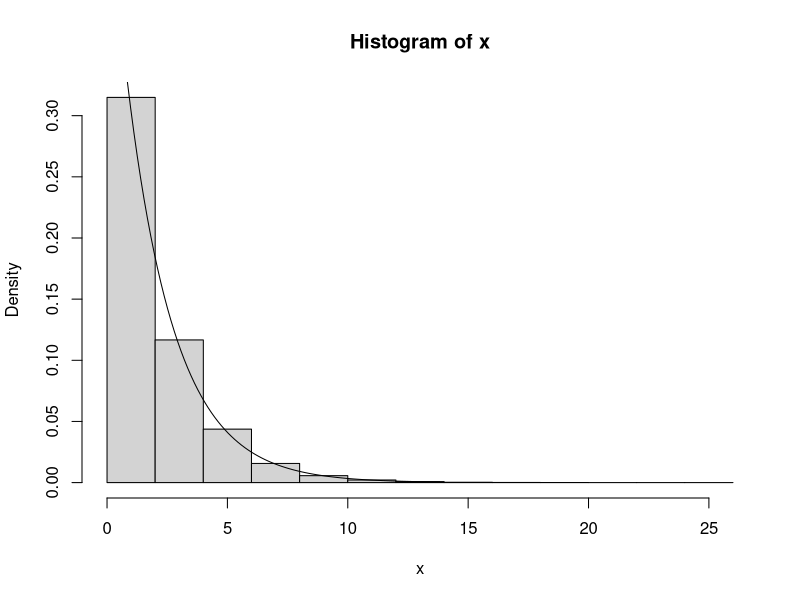
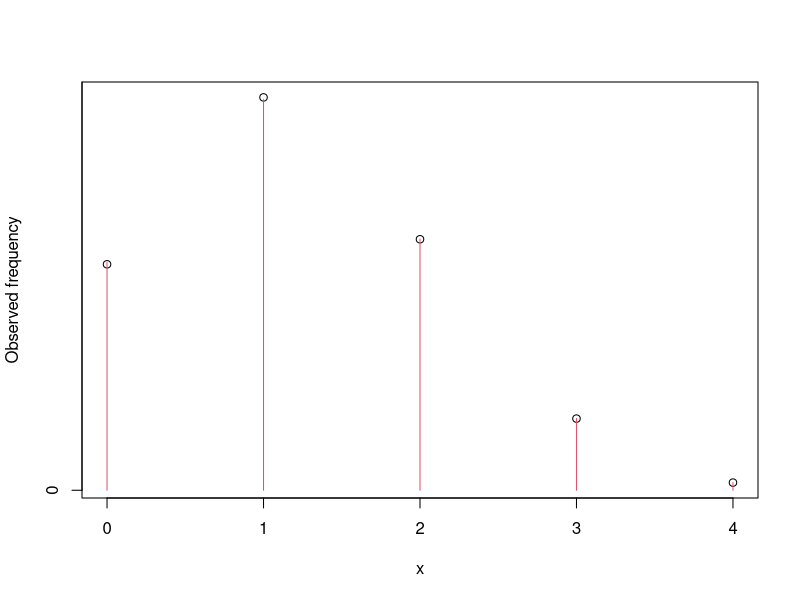
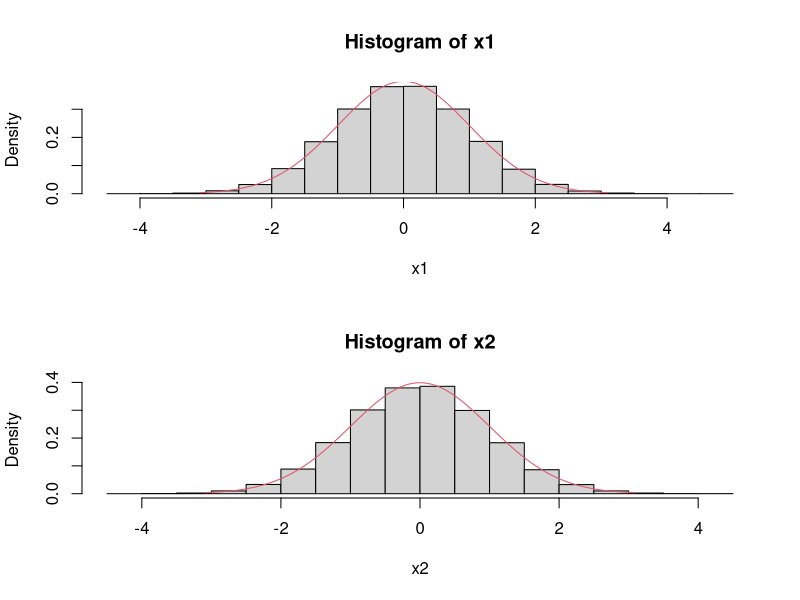
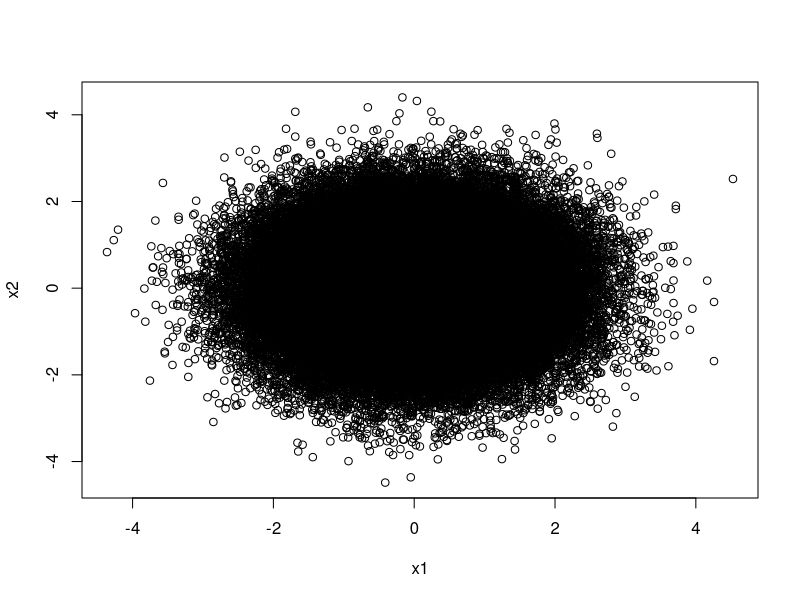
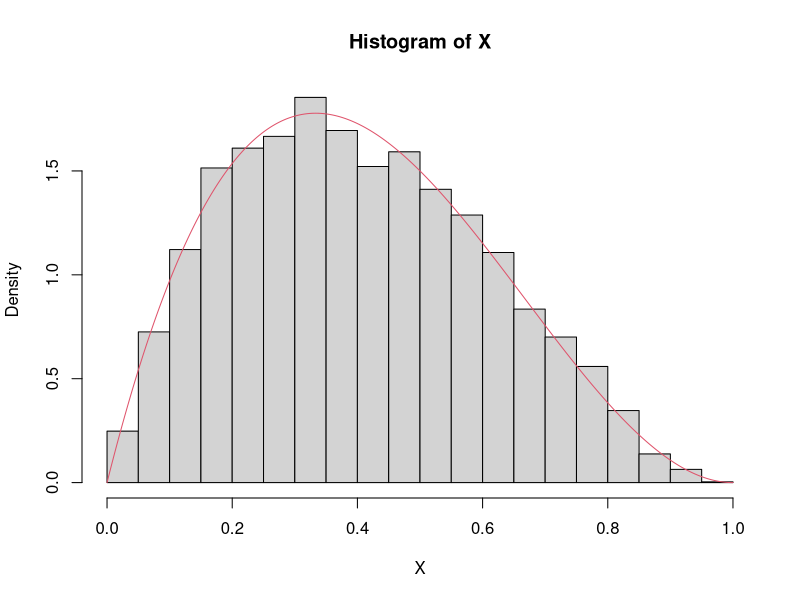
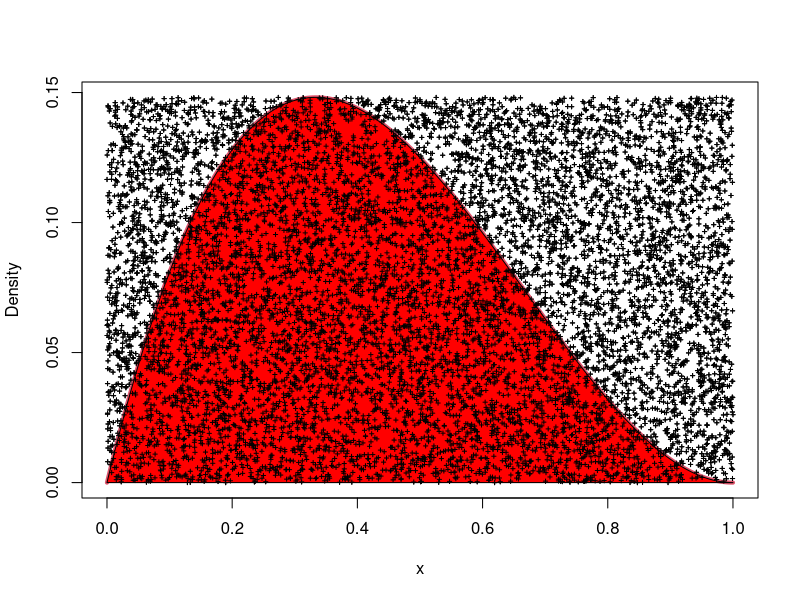
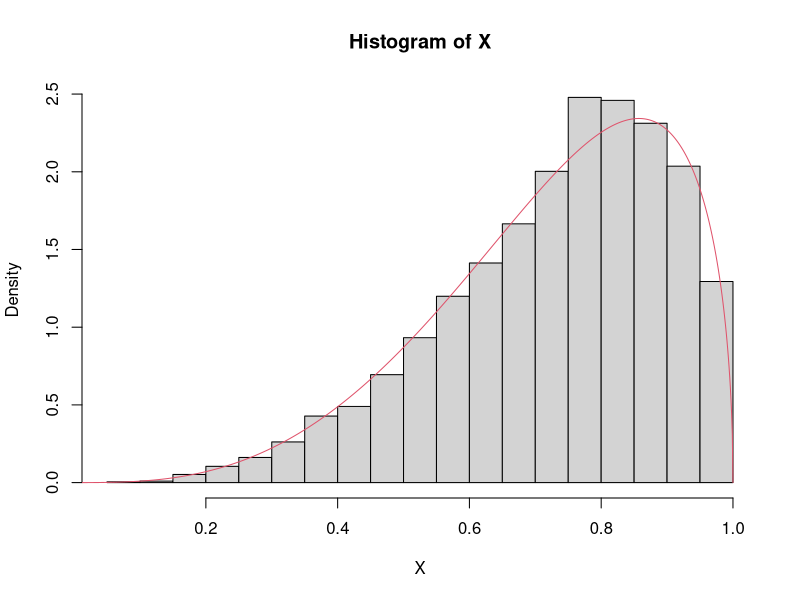
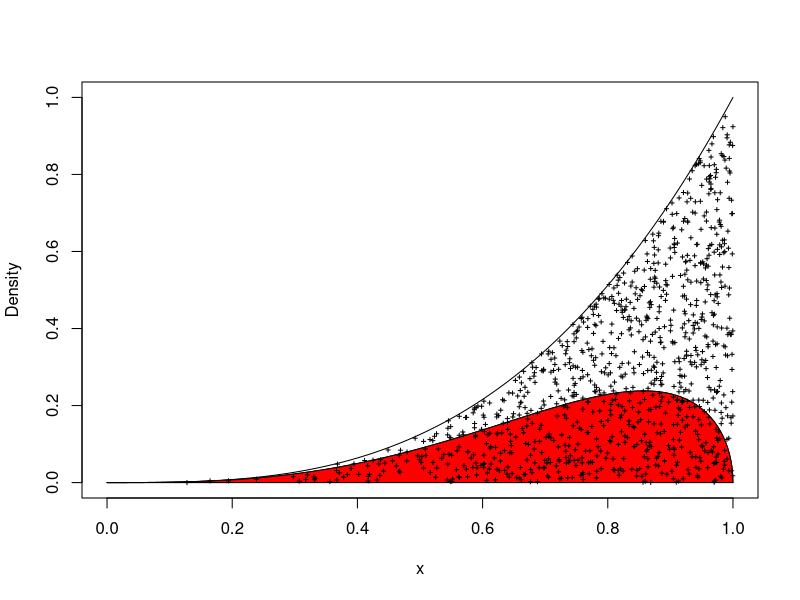

The R source for these figures, in order:


#### Example 7.2.1 - inverse sampling for exponential distribution (continuous)
lambda<-2
u<-runif(100000)
x<- -lambda*log(1-u)
mean(x)

hist(x,prob=T)
z<-seq(from=qexp(0.001,1/lambda),to=qexp(0.999,1/lambda),length=100)
lines(z,dexp(z,1/lambda))

#### Example:  inverse sampling for binomial distribution  (discrete) - specific example Bin(4, 0.3)

# Suppose we have sampled these uniform values
example.u<-c(0.2,0.3,0.7,0.95,0.999)
# To invert then just use qbinom(u, n, p) --- the value x s.t. P(X <= x) > u and P(X <= x-1) < u
qbinom(example.u,4,0.3)

# Try a much larger sample
u<-runif(100000)
x<-qbinom(u,4,0.3) # Should be a sample from a Bin(4, 0.3)

# Check how many of the sample are 2 and compare with theoretical value
mean(x==2)
dbinom(2,4,0.3)

plot(0:4, table(x)/length(x), xlab='x', ylab="Observed frequency")
lines(0:4, dbinom(0:4,4,0.3), type='h', col=2) 

#### Example 7.2.3 - Normal Random Variables
u1<-runif(100000)
u2<-runif(100000)

x1<-(-2*log(u1))^0.5*cos(2*pi*u2)
x2<-(-2*log(u1))^0.5*sin(2*pi*u2)

# They look pretty like a normal
par(mfrow=c(2,1))
z<-seq(from=qnorm(0.001),to=qnorm(0.999),length=100)
hist(x1,prob=T)
lines(z,dnorm(z),col=2)
hist(x2,prob=T)
lines(z,dnorm(z),col=2)

# And they're independent
par(mfrow=c(1,1))
plot(x1,x2)


###################################################
#
# First rejection
# Sample from Beta(alpha, beta)
#
###################################################

alpha <-2
beta <- 3
(M <- (alpha-1)^(alpha-1)*(beta-1)^(beta-1)/(alpha+beta-2)^(alpha+beta-2))
#M<-1 # note the bound M doesn't need to be tight - it is just inefficient otherwise

n <- 10^4

Y<- runif(n)
U <- runif(n)*M

keep <- U<= Y^(alpha-1)*(1-Y)^(beta-1)
X = Y[keep]

# Check this against the density
hist(X, probability = T)
x<-seq(0,1, 0.001)
y<-dbeta(x, alpha, beta)
lines(x,y, col=2)


plot(Y, U, xlab="x", ylab="Density", pch=3,cex=0.4)
lines(x,y*beta(alpha, beta), col=2, lwd=4)

polygon(c(x,rev(x)),c(rep(0,length(x)),rev(y))*beta(alpha, beta),col="red")

points(Y, U, pch=3,cex=0.4)

# note the bound on this box doesn't need to be tight

############################################
##
## Rejection sampling: Beta distribution 2 
##
############################################

n=10^4


alpha<-4
beta<-1.5

#Implement rejection sampling
Z<-runif(n=n, min=0, max=1)
Y<-Z^(1/alpha)

U <- runif(n=n)
keep <- (U <= (1-Y)^(beta-1))
X <- Y[keep]

# Check this against the pdf
hist(X, probability = T)
x<-seq(0,1, 0.001)
y<-dbeta(x, alpha, beta)
lines(x,y, col=2)



# show what is happening with a picture
y<-x^(alpha-1)*(1-x)^(beta-1)

g<-alpha*x^(alpha-1)/alpha

g.f<-function(x){
  alpha*x^(alpha-1)
}

plot(x,g, type="l", xlab="x", ylab="Density")
lines(x,y)
polygon(c(x,rev(x)),c(rep(0,length(x)),rev(y)),col="red")


Z<-runif(n=10^3, min=0, max=1)
Y<-Z^(1/alpha)
U1<-sapply(Y, function(x) runif(n=1, min=0, max=1/alpha*g.f(x)))
points(Y, U1,pch=3,cex=0.4)

